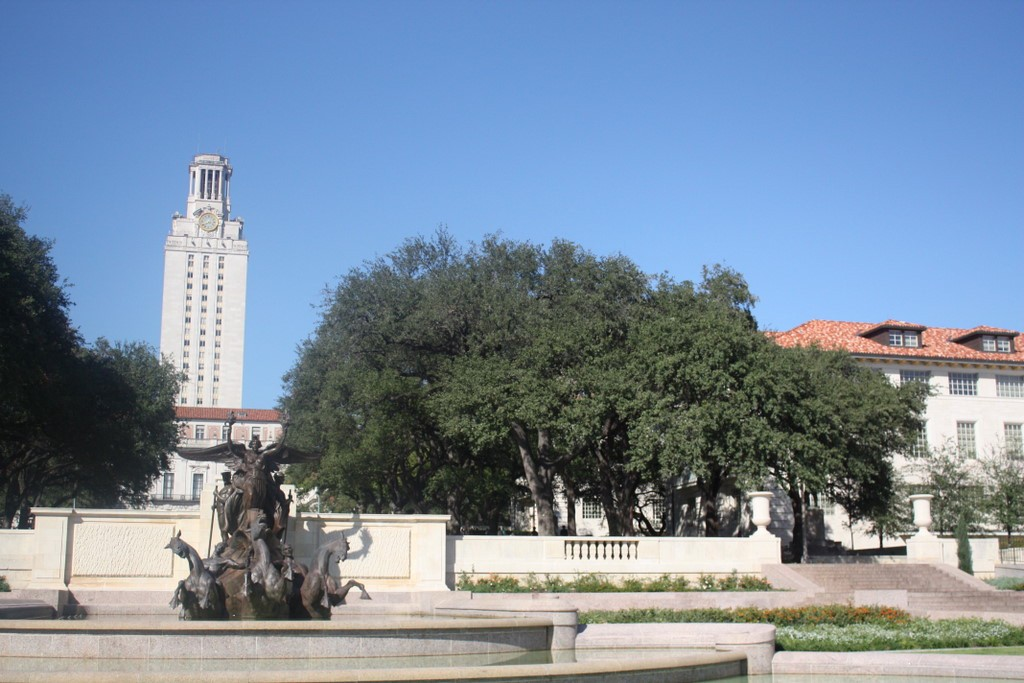
#> input picture c_08_features/left.jpg, 1024 x 683 px
$ jupyter execute sift.ipynb
#> lines starting #> are read from the running program, lines starting #| are printed output that depends on the picture
# SIFT
[](https://colab.research.google.com/github/YoniChechik/AI_is_Math/blob/master/c_08_features/sift.ipynb)

[cell 1]
# to run in google colab
import sys

if "google.colab" in sys.modules:
    import subprocess

    subprocess.call("pip install -U opencv-python".split())
    subprocess.call(
        "wget https://raw.githubusercontent.com/YoniChechik/AI_is_Math/master/c_08_features/left.jpg".split()
    )
    subprocess.call(
        "wget https://raw.githubusercontent.com/YoniChechik/AI_is_Math/master/c_08_features/right.jpg".split()
    )

SIFT code is adapted from:
https://towardsdatascience.com/image-stitching-using-opencv-817779c86a83

[cell 2]
import matplotlib.pyplot as plt
import numpy as np
import cv2

figsize = (10, 10)

[cell 3]
rgb_l = cv2.cvtColor(cv2.imread("left.jpg"), cv2.COLOR_BGR2RGB)
gray_l = cv2.cvtColor(rgb_l, cv2.COLOR_RGB2GRAY)
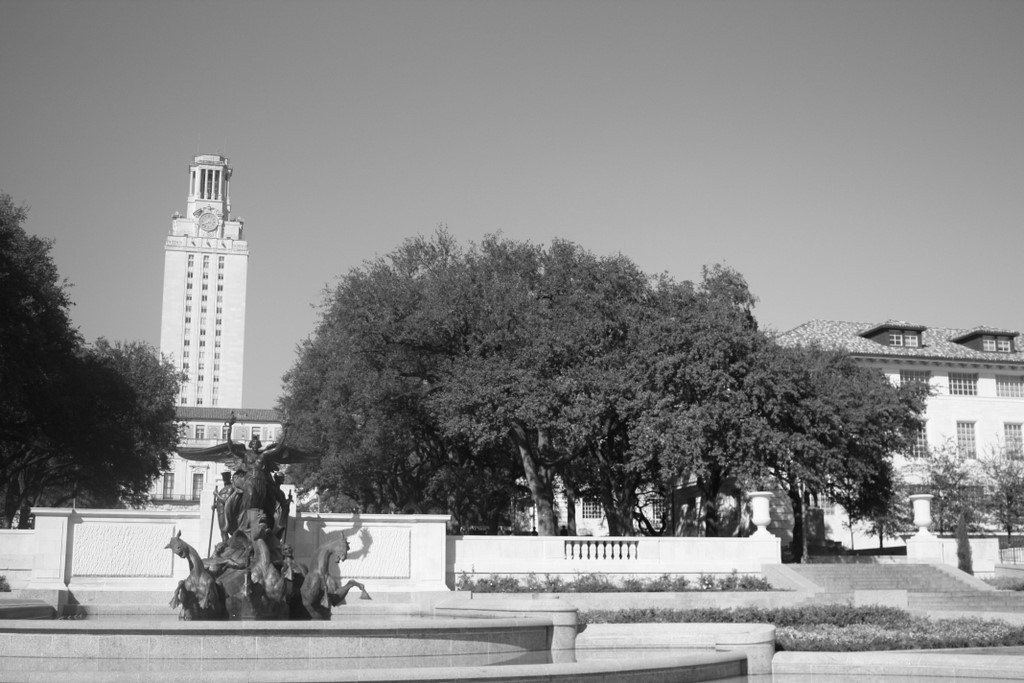
#> gray_l: shape (683, 1024); min 3, max 255, mean 136.7
rgb_r = cv2.cvtColor(cv2.imread("right.jpg"), cv2.COLOR_BGR2RGB)
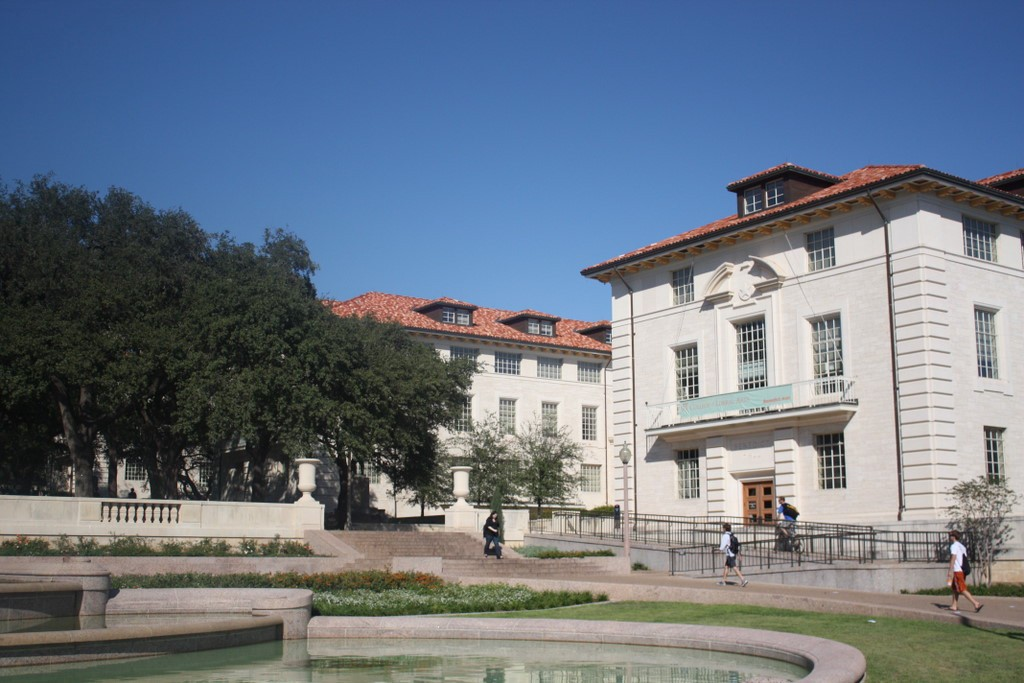
#> input picture c_08_features/right.jpg, 1024 x 683 px
gray_r = cv2.cvtColor(rgb_r, cv2.COLOR_RGB2GRAY)
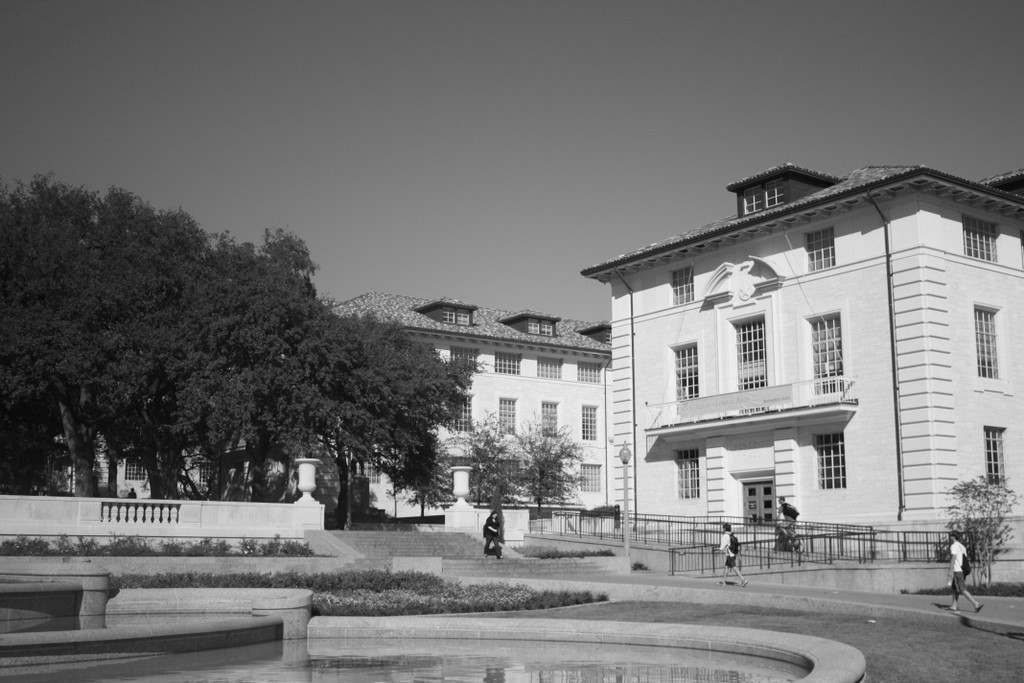
#> gray_r: shape (683, 1024); min 3, max 253, mean 117

## SIFT feature detection and description

[cell 4]
# use orb if sift is not installed
feature_extractor = cv2.SIFT_create()

# find the keypoints and descriptors with chosen feature_extractor
kp_l, desc_l = feature_extractor.detectAndCompute(gray_l, None)
#> kp_l = 5346 keypoints; strongest (x, y, size): (620, 556, 2.4), (612, 556, 2.2), (698, 499, 3.5), (772, 470, 2.8)
kp_r, desc_r = feature_extractor.detectAndCompute(gray_r, None)
#> kp_r = 4239 keypoints; strongest (x, y, size): (958, 550, 9.6), (490, 528, 2), (440, 520, 6.8), (376, 451, 1.8)

test = cv2.drawKeypoints(rgb_l, kp_l, None, flags=cv2.DRAW_MATCHES_FLAGS_DRAW_RICH_KEYPOINTS)
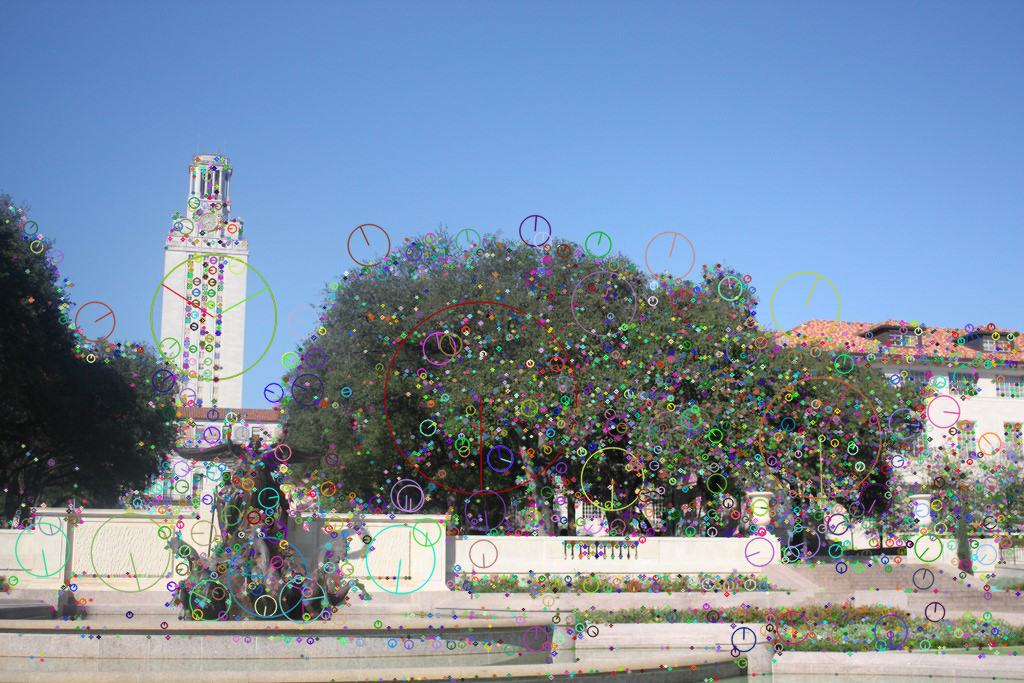
#> test: shape (683, 1024, 3); mean R, G, B 123.1, 140.7, 160.6

plt.figure(figsize=figsize)
plt.imshow(test)
plt.title("keypoints")
plt.show()

## take only unique features

[cell 5]
bf = cv2.BFMatcher()
matches = bf.knnMatch(desc_l, desc_r, k=2)
#> matches = 5346 matches

# Apply ratio test
good_and_second_good_match_list = []
for m in matches:
    if m[0].distance / m[1].distance < 0.5:
        good_and_second_good_match_list.append(m)
#> after the loop, good_and_second_good_match_list = 732 matches
good_match_arr = np.asarray(good_and_second_good_match_list)[:, 0]

# show only 30 matches
im_matches = cv2.drawMatchesKnn(
    rgb_l,
    kp_l,
    rgb_r,
    kp_r,
    good_and_second_good_match_list[0:30],
    None,
    flags=cv2.DrawMatchesFlags_NOT_DRAW_SINGLE_POINTS,
)
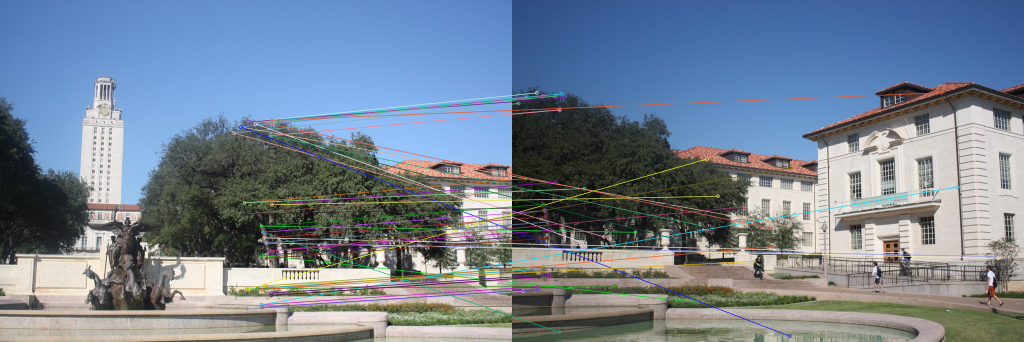
#> im_matches: shape (683, 2048, 3) (shown at 1/2 size); mean R, G, B 115.7, 129.7, 146

plt.figure(figsize=(20, 20))
plt.imshow(im_matches)
plt.title("keypoints matches")
plt.show()

## find homography between images

[cell 6]
good_kp_l = np.array([kp_l[m.queryIdx].pt for m in good_match_arr])
#> good_kp_l = 732 pairs, first value 467.8 to 1018, second value 240.1 to 673.3
good_kp_r = np.array([kp_r[m.trainIdx].pt for m in good_match_arr])
#> good_kp_r = 732 pairs, first value 12.77 to 557, second value 185.4 to 637.7
H, masked = cv2.findHomography(good_kp_r, good_kp_l, cv2.RANSAC, 5.0)
#> H = [[0.766, 0.0353, 447], [-0.135, 0.911, 76.29], [-0.00021, -3.44e-05, 1]]; masked = 732 values, max 1 at index 0, min 0 at index 455, mean 0.996

print(H)
#| [[ 7.66113523e-01  3.52741457e-02  4.46996387e+02]
#|  [-1.34989563e-01  9.10628562e-01  7.62880393e+01]
#|  [-2.09763713e-04 -3.43883913e-05  1.00000000e+00]]

## overlay images

[cell 7]
rgb_r_warped = cv2.warpPerspective(rgb_r, H, (rgb_l.shape[1] + rgb_r.shape[1], rgb_l.shape[0]))
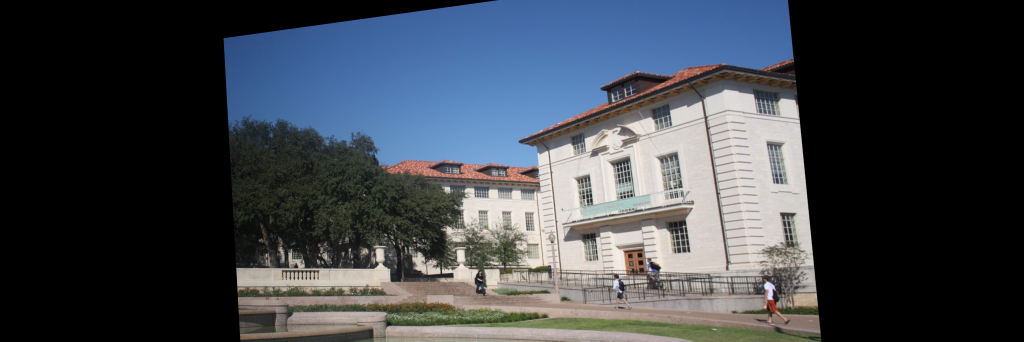
#> rgb_r_warped: shape (683, 2048, 3) (shown at 1/2 size); mean R, G, B 62.7, 68, 75.2
rgb_r_warped[0 : rgb_l.shape[0], 0 : rgb_l.shape[1]] = rgb_l
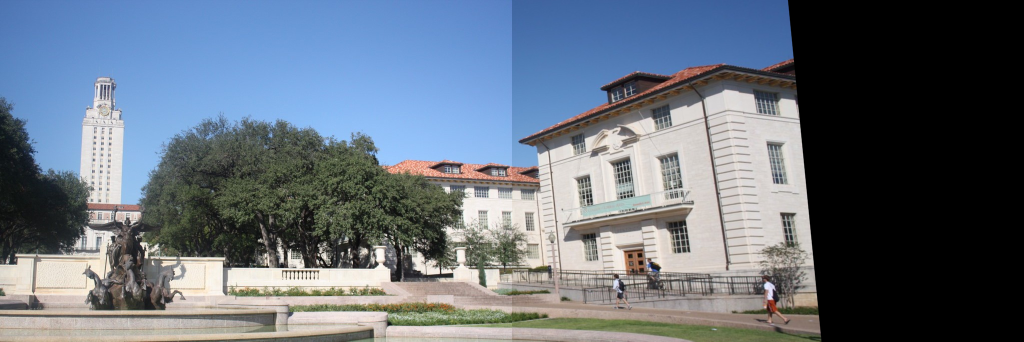
#> rgb_r_warped: shape (683, 2048, 3) (shown at 1/2 size); mean R, G, B 101.5, 111.9, 124.4

plt.figure(figsize=figsize)
plt.imshow(rgb_r_warped)
plt.title("naive warping")
plt.show()

[cell 8]
def warpTwoImages(img1, img2, H):
    """warp img2 to img1 with homograph H
    from: https://stackoverflow.com/questions/13063201/how-to-show-the-whole-image-when-using-opencv-warpperspective
    """
    h1, w1 = img1.shape[:2]
#> h1 = 683; w1 = 1024
    h2, w2 = img2.shape[:2]
#> h2 = 683; w2 = 1024
    pts1 = np.float32([[0, 0], [0, h1], [w1, h1], [w1, 0]]).reshape(-1, 1, 2)
    pts2 = np.float32([[0, 0], [0, h2], [w2, h2], [w2, 0]]).reshape(-1, 1, 2)
    pts2_ = cv2.perspectiveTransform(pts2, H)
#> pts2_ = [[447, 76.29], [482.4, 715], [1648.4, 735.2], [1568.4, -78.89]]
    pts = np.concatenate((pts1, pts2_), axis=0)
#> pts = [[0, 0], [0, 683], [1024, 683], [1024, 0], [447, 76.29], [482.4, 715], [1648.4, 735.2], [1568.4, -78.89]]
    [xmin, ymin] = np.int32(pts.min(axis=0).ravel() - 0.5)
#> xmin = 0; ymin = -79
    [xmax, ymax] = np.int32(pts.max(axis=0).ravel() + 0.5)
#> xmax = 1648; ymax = 735
    t = [-xmin, -ymin]
#> t = [0, 79]
    Ht = np.array([[1, 0, t[0]], [0, 1, t[1]], [0, 0, 1]])  # translate
#> Ht = [[1, 0, 0], [0, 1, 79], [0, 0, 1]]

    result = cv2.warpPerspective(img2, Ht @ H, (xmax - xmin, ymax - ymin))
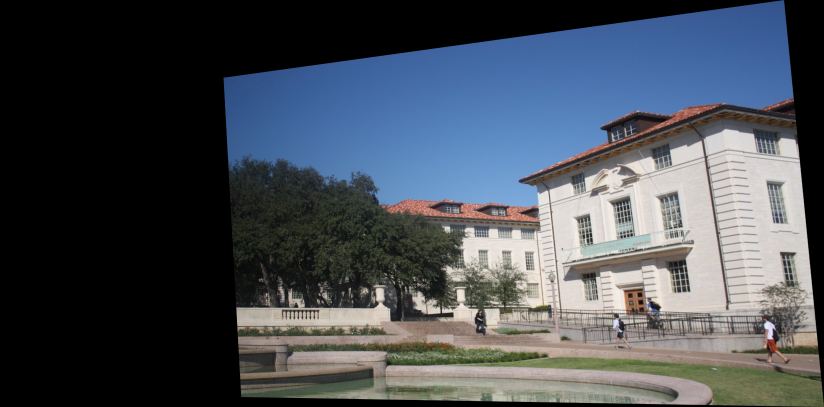
#> result: shape (814, 1648, 3) (shown at 1/2 size); mean R, G, B 71, 77.1, 85
    result[t[1] : h1 + t[1], t[0] : w1 + t[0]] = img1
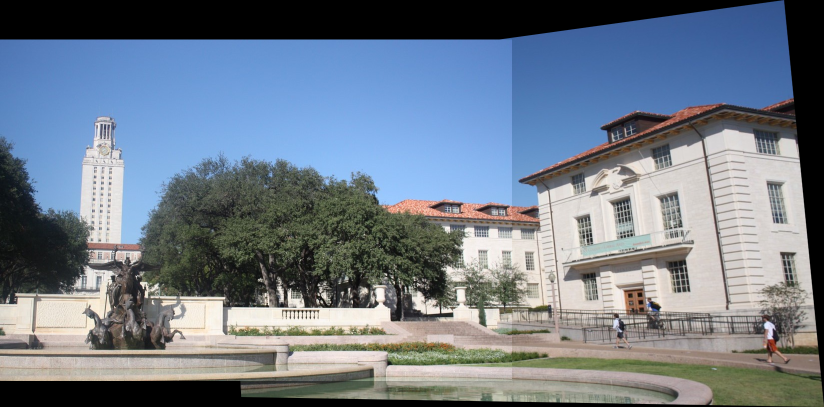
#> result: shape (814, 1648, 3) (shown at 1/2 size); mean R, G, B 111.4, 123, 136.2
    return result


result = warpTwoImages(rgb_l, rgb_r, H)

plt.figure(figsize=figsize)
plt.imshow(result)
plt.title("better warping")
plt.show()
